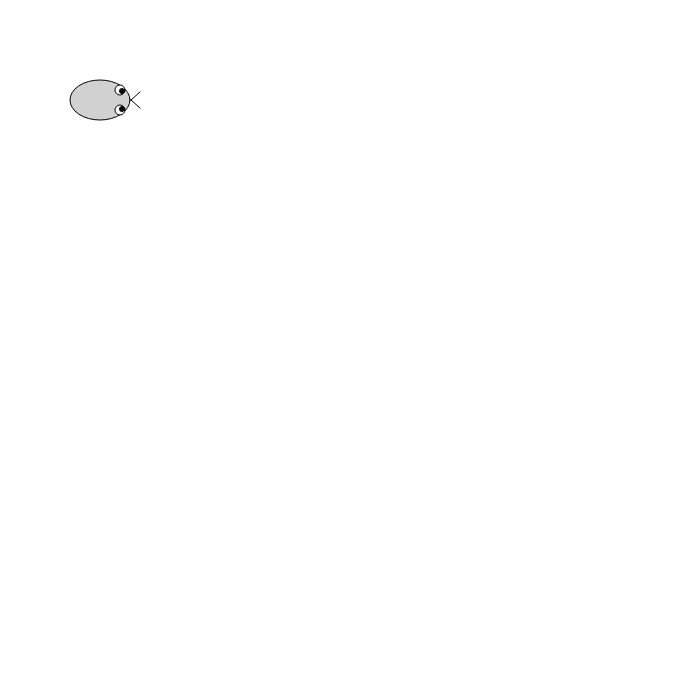
Frame 1 (no input)
Frame 60 (no input): identical to frame 1, image omitted
Frame 120 (the mouse pressed at the canvas centre since frame 60): identical to frame 1, image omitted

The p5.js sketch that drew this single still picture (run headless with seeded random() and noise() and a simulated clock; from frame 60 on, the mouse is pressed at the canvas centre):

// p5.js sketch
// ── sketch.js
let x = 100;
let y = 100;

function setup() {
  createCanvas(700, 700);
  fill(120);
}

function draw() {
  background(220);

  if (keyIsDown(LEFT_ARROW)) {
    x -= 10;
  }
  if (keyIsDown(RIGHT_ARROW)) {
    x += 10;
  }
  if (keyIsDown(UP_ARROW)) {
    y -= 10;
  }
  if (keyIsDown(DOWN_ARROW)) {
    y += 10;
  }

  clear();
  fill(209);
  ellipse(x, y, 60, 40);
  fill(255);
  circle(x + 20, y - 10, 10) && circle(x + 20, y + 10, 10);
  fill(0);
  circle(x + 22, y - 9, 5) && circle(x + 22, y + 9, 5);
  fill(209);
  strokeWeight(1);
  line(x + 31, y, x + 40, y - 8);
  fill(209);
  strokeWeight(1);
  line(x + 31, y, x + 40, y + 8);
}
